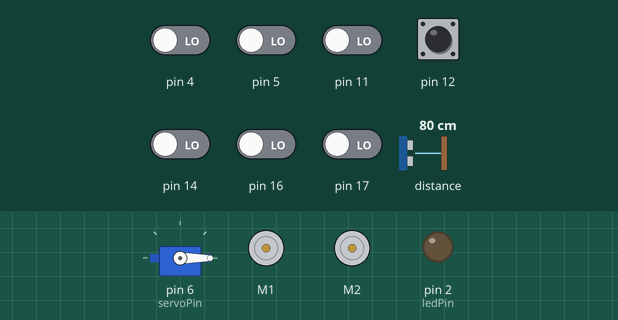
This sketch was run on a simulated Arduino Uno, built with avr-gcc and run on an emulated ATmega328P. On the bench: servo, 2 × DC motor (green arrow = forward, orange = backward, longer = faster), output pins drawn as LEDs (lit = HIGH). Wiring (inferred from the names in the program): servo: signal pin 6. The test bench sets the inputs (shaded band); at power-on: pin 12 HIGH, pin 4, pin 5, pin 11, pin 14, pin 16, pin 17 LOW, distance to the obstacle 80 cm. The echo pulse lasts 58.3 µs per cm; servo pulses on a pin are drawn as a servo (544–2400 µs = 0–180°); pins used as bus, display or sensor lines are not drawn.

Above: at 1.0 s.
1.1 s: pin 12 pulled LOW for 0.15 s
At 1.9 s:
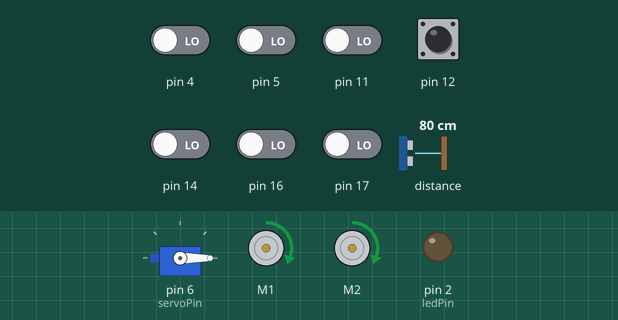
2.7 s: distance to the obstacle set to 22 cm
4.2 s: distance to the obstacle set to 18 cm
At 4.8 s:
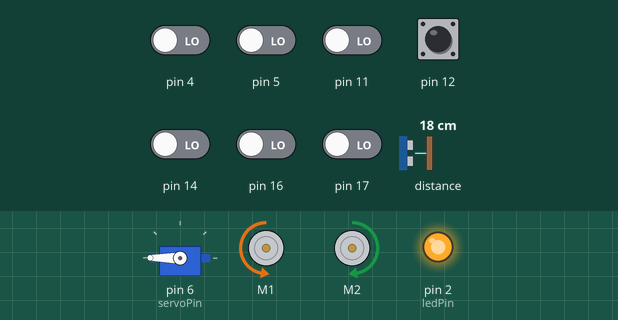
7.2 s: pin 4 driven HIGH
At 7.61 s:
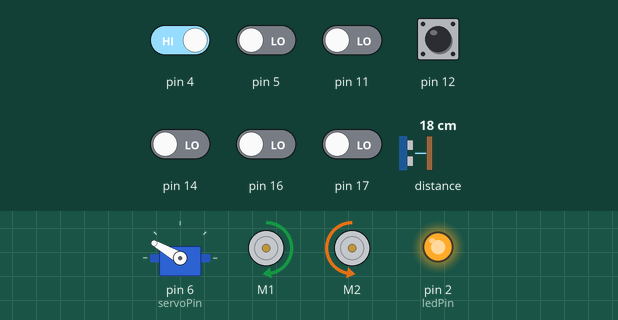
10.2 s: distance to the obstacle set to 35 cm
At 10.55 s:
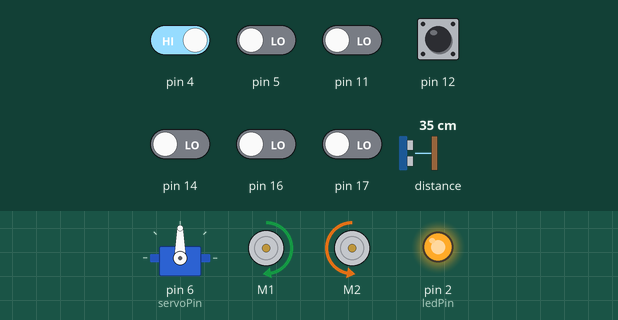
13.2 s: pin 5 driven HIGH
At 14.09 s:
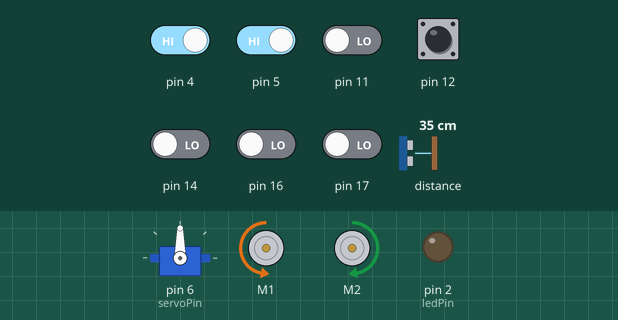
Timing chart, 0 to 17.2 s (numbered marks = the images above; inputs shaded):
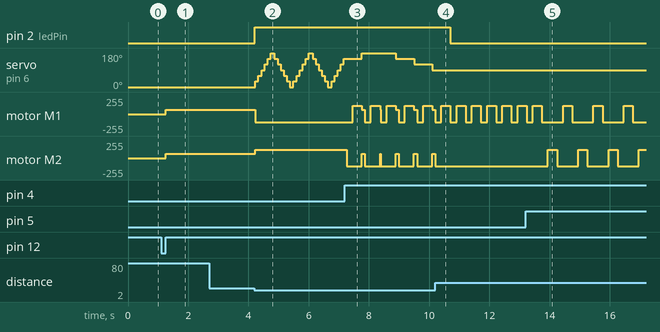

Measured:
- the behaviour switches between 21 and 20 cm on distance to the obstacle (found by bisection; images 1 and 2)
- after the input at 1.1 s, motor M1, motor M2: stopped → forward 63/255 after 0.16 s
- after the input at 2.7 s, every drawn part: stays the same
- after the input at 4.2 s, pin 2 (ledPin): LOW → HIGH at once; servo on pin 6 (servoPin): 0° → 30° at once, then repeats every 1.3 s: 60° 0.10 s, 90° 0.10 s, 120° 0.10 s, 150° 0.10 s, 180° 0.13 s, 150° 0.10 s, 120° 0.10 s, 90° 0.10 s, 60° 0.10 s, 30° 0.10 s, 0° 0.13 s, 30° 0.10 s
- after the input at 7.2 s, motor M1: backward 127/255 → forward 127/255 after 0.26 s, then moves between backward 127/255 and forward 127/255, repeating every 1.2 s; motor M2: forward 127/255 → backward 127/255 after 0.06 s, then moves between backward 127/255 and forward 63/255, repeating every 1.1 s
- after the input at 10.2 s, pin 2 (ledPin): HIGH → LOW after 0.50 s; servo on pin 6 (servoPin): stays 90° (without the input it goes to 60° after 0.50 s); motor M2: goes on until 10.2 s, then stays backward 127/255
- after the input at 13.2 s, motor M2: alternates forward 127/255 for 0.31 s and backward 127/255 for 0.70 s, starting after 0.74 s

The sketch:

eksempelkode.ino
```cpp
#include <NewPing.h>
#include <NewServo.h>

#include <ZumoMotors.h>
#include <Pushbutton.h>
#include <QTRSensors.h>
#include <ZumoReflectanceSensorArray.h>


// this might need to be tuned for different lighting conditions, surfaces, etc.
#define QTR_THRESHOLD  1900 //

// these might need to be tuned for different motor types
#define REVERSE_SPEED     200 // 0 is stopped, 400 is full speed
#define TURN_SPEED        200
#define FORWARD_SPEED     100
#define REVERSE_DURATION  200 // ms
#define TURN_DURATION     300 // ms
#define LEFT 1  // turn direction
#define RIGHT 2

const int echoPin = 0;
const int triggerPin = 1;
// Max distance (in cm) of interest
const int maxDistance = 20;
const int ledPin = 2;
const int servoPin = 6;
// Servo start position degrees and Increments in servo movement
int degreesServo = 0;
int degreesStep = 30;

#define NUM_SENSORS 6
unsigned int sensor_values[NUM_SENSORS];
// Initialize "sonar" with trigger pin, echo pin and max distance,
// and then servo, motor, button and IR-sensor array
NewPing sonar(triggerPin, echoPin, maxDistance);
NewServo myServo;
ZumoMotors motors;
Pushbutton button(ZUMO_BUTTON);
// Tell Zumo that we have no emitter-pin
ZumoReflectanceSensorArray sensors(QTR_NO_EMITTER_PIN);


void setup() {
   pinMode(ledPin,OUTPUT);
   myServo.attach(servoPin);
   button.waitForButton();
   motors.setSpeeds(FORWARD_SPEED,FORWARD_SPEED);
}

void loop() {
  // Read distance to obstacle, if any
  unsigned int time = sonar.ping();
  float distance = sonar.convert_cm(time);
  //
  // check if inside range for action
 if (! distance > 0) {
   // No object in front
   digitalWrite(ledPin,LOW);
   motors.setSpeeds(FORWARD_SPEED,FORWARD_SPEED);
 } else {
   // Object detected
   digitalWrite(ledPin,HIGH);
   myServo.write(degreesServo);
   degreesServo = degreesServo + degreesStep;
   if (degreesServo > 180) {
    degreesStep = -degreesStep;
    degreesServo = 180;
   } else if (degreesServo < 0) {
    degreesStep = -degreesStep;
    degreesServo = 0;
  }
    // Trun away from object
    motors.setSpeeds(-2*FORWARD_SPEED,2*FORWARD_SPEED);
 }
   // Read IR-sensors and check if border detected
   sensors.read(sensor_values);
  if (sensor_values[0] > QTR_THRESHOLD)
  {
    // if leftmost sensor detects line, reverse and turn to the right
    turn(RIGHT);
  }
  if (sensor_values[5] > QTR_THRESHOLD)
  {
     // if rightmost sensor detects line, reverse and turn to the left
    turn(LEFT);
  }
}

void turn(int direction){
  //
// Move Zumo backwards, then turn in given direction,
// and continue forward
//
   // Check wich direction to turn
   if (direction == RIGHT)
   {
    motors.setSpeeds(-REVERSE_SPEED, -REVERSE_SPEED);
    delay(REVERSE_DURATION);
    motors.setSpeeds(TURN_SPEED, -TURN_SPEED);
    delay(TURN_DURATION);
    motors.setSpeeds(FORWARD_SPEED, FORWARD_SPEED);
  }
  else // turn left
  {
    motors.setSpeeds(-REVERSE_SPEED, -REVERSE_SPEED);
    delay(REVERSE_DURATION);
    motors.setSpeeds(-TURN_SPEED, TURN_SPEED);
    delay(TURN_DURATION);
    motors.setSpeeds(FORWARD_SPEED, FORWARD_SPEED);
  }
}
```

NewServo.cpp
```cpp
#include "NewServo.h"

NewServo::NewServo(){
  servoPin = 6;
  cycleTime = 4800;
}

void NewServo::sendPWM(unsigned int microTime, int n, int servoPin) {
 // Send pulsetrain
  for (int i = 0; i<n; i++){
    digitalWrite(servoPin,HIGH);  // Set HIGH
    delayMicroseconds(microTime);
    digitalWrite(servoPin,LOW);
    delayMicroseconds(cycleTime-microTime); // set LOW rest of cycle
    //delayMicroseconds(cycleTime);
  }
}
void NewServo::attach(int pin){
  servoPin = pin;
  lastPosition = 0; // start position 0 degrees
  digitalWrite(servoPin, LOW);
  pinMode(servoPin, OUTPUT);

  // Put servo in start position
  // Use enough time: servo takes ~460 ms from 180 degrees to 0
  sendPWM( 550, 50, servoPin);
}

void NewServo::write(int degrees){
  const int readyTime = 20000; // time to get servo "ready"
 // Convert  degrees to pulselength (see datasheet SG90: 500 and 2400)
 // but we use calibrated values found
  unsigned int microTime = map(degrees,0,180,550,2400);

 // Get time to send pulses (until servo in desired position)
 // Datasheet: 100ms for 60 degrees (but needs 100 cycles 180 degrees gives 480 ms)
  float factor = cycleTime*100/180.; // no cycles pr. degrees
  float timeRotate = abs(lastPosition-degrees)*factor + readyTime;  //micro-sec

  // Map to number of pulses
  // i.e number of cycles needed to rotate (must last rotation time)

  int n = timeRotate/cycleTime ;
  // Send pulsetrain and update last position
   sendPWM(microTime, n, servoPin);
   lastPosition = degrees;
}
```

NewServo.h
```cpp
/** Arduino Uno ServoPWM Servo library **

This library for the Arduino Uno uses direct PWM
to control a single servo.  This can be useful for
people who cannot use the Arduino IDE's Servo library with a sonar.  For
example, the ZumoMotors library uses the same timer as the Servo
library (Timer 1), so the two libraries conflict.
The sonar uses Timer2 with similar problems

  Asbjørn Thomassen
*/

// ensure this library description is only included once
#ifndef NewServo_h
#define NewServo_h

#include "Arduino.h"
#include <inttypes.h>


class NewServo
{
 public:
     // constructor:
    NewServo();
	void attach(int pin);
    void write(int degrees);
    void sendPWM(unsigned int microTime, int n, int servoPin);
 private:
    int lastPosition; // in degrees
    int servoPin; // pin connected to servo
    long int cycleTime; // ms
};

#endif
```
